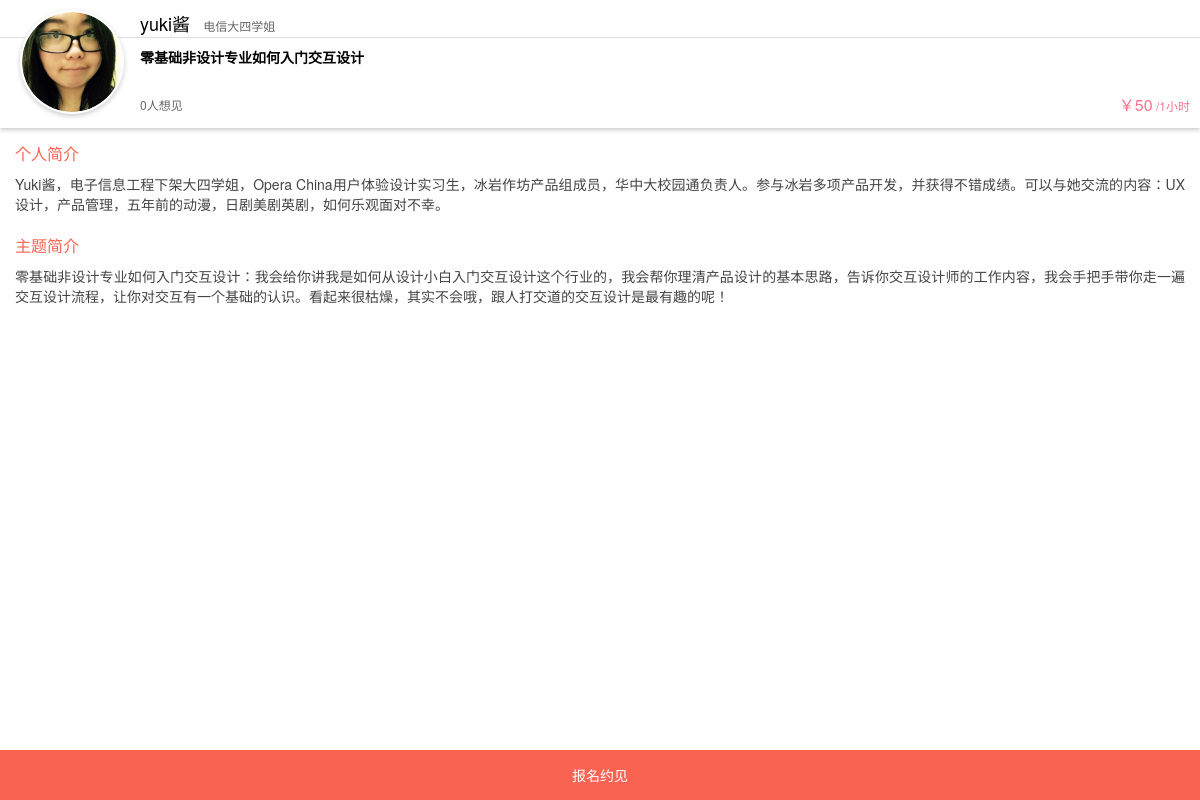
The app's page /detail.php?uid=4 with its own data.
### tables this page shows
CREATE TABLE `helper` (
  `id` int(4) NOT NULL AUTO_INCREMENT,
  `name` varchar(20) NOT NULL,
  `title` varchar(64) NOT NULL,
  `skill_intro` varchar(64) NOT NULL,
  `skill_price` int(4) NOT NULL,
  `skill_time` int(2) NOT NULL,
  `avatar` varchar(128) NOT NULL,
  `see_num` int(2) DEFAULT NULL,
  `person_intro` text NOT NULL,
  `subject_intro` text NOT NULL,
  PRIMARY KEY (`id`)
);

### html/detail.php (the view, shortened to what this page needs)
<!DOCTYPE html>
<html>
<head lang="en">
    <link rel="stylesheet" href="/scss/main/detail.css"/>
</head>
<body id="body-pc-box">
<div class="main">
     <?php
            $uid = $_GET['uid'];
            $res = mysql_query("select * from helper where id =".$uid);
            $num = mysql_num_rows($res);
            $see_num = mysql_num_rows(mysql_query("select * from baoming where help_id =".$uid));
            for($i=0;$i<$num;$i++){
                $msg = mysql_fetch_assoc($res);
                echo '<div class="hj-item">
                        <div class="hj-avatar-wrap">
                            <img class="hj-avatar" src="'.$msg['avatar'].'" alt="头像"/>
                        </div>
                        <p class="head">
                            <span class="hj-name">'.$msg['name'].'</span> <span class="hj-title">'.$msg['title'].'</span>
                        </p>
                        <p class="hj-skill">
                            '.$msg['skill_intro'].'
                        </p>
                        <p class="hj-info clf">
                            <span class="hj-num left">'.$see_num.'人想见</span>
                            <span class="hj-price-wrap right">
                                <span class="hj-price">￥'.$msg['skill_price'].'</span>
                                <span class="hj-time">/'.$msg['skill_time'].'小时</span>
                            </span>
                        </p>
                        <p class="hj-detail-wrap clf"> </p>
                    </div>
                    <div class="intro-content">
                        <p class="detail-header">个人简介</p>
                        <p>'.$msg['person_intro'].'</p>
                        <p class="detail-header">主题简介</p>
                        <p>'.$msg['subject_intro'].'</p>
                    </div>
                    <a href="register.php?uid='.$uid.'"><div class="bottom-bar">报名约见</div></a>
                    ';
            }
        ?>
</div>
</body>
</html>

### scss/main/detail.css (style rules this page uses)
div, html, body, p, ul, li { margin: 0; padding: 0; }
a { text-decoration: none; color: inherit; }
.left { float: left; }
.right { float: right; }
.clf:after { content: " "; display: block; height: 0; visibility: hidden; clear: both; }
.clf { *zoom: 1; }
body { background: #fff; font-size: 12px; -webkit-font-smoothing: antialiased; line-height: 1.5; font-family: "Helvetica neue",Helvetica,Tahoma,"PingFang SC","lantinghei sc","Microsoft Yahei", sans-serif; }
html, body { height: 100%; }
.main { box-sizing: border-box; -webkit-box-sizing: border-box; -moz-box-sizing: border-box; position: relative; height: 100%; padding-top: 128px; padding-bottom: 50px; }
.main .hj-item { position: absolute; top: 0; left: 0; right: 0; box-shadow: 0px 2px 4px #ccc; }
.main .hj-item .hj-avatar-wrap { width: 104px; height: 104px; background-color: #fff; border-radius: 50%; top: 10px; left: 20px; position: absolute; box-shadow: 0px 2px 5px #ccc; text-align: center; }
.main .hj-item .hj-avatar-wrap .hj-avatar { position: relative; top: 2px; width: 100px; height: 100px; border-radius: 50%; }
.main .hj-item .head { padding-left: 140px; padding-top: 10px; border-bottom: 1px solid #ddd; }
.main .hj-item .head .hj-name { font-size: 18px; color: #000; padding-right: 10px; }
.main .hj-item .head .hj-title { color: #666; }
.main .hj-item .hj-skill { padding-top: 10px; padding-right: 10px; font-size: 14px; padding-left: 140px; line-height: 18px; height: 44px; font-weight: bolder; }
.main .hj-item .hj-info { padding: 5px 10px 5px 140px; height: 16px; line-height: 16px; }
.main .hj-item .hj-info span { display: inline-block; }
.main .hj-item .hj-info .hj-num { color: #666; }
.main .hj-item .hj-info .hj-price-wrap { color: #fd728f; }
.main .hj-item .hj-info .hj-price { font-size: 16px; }
.main .hj-item .hj-detail-wrap { height: 10px; }
.main .intro-content { -webkit-overflow-scrolling: touch; padding: 15px; font-size: 14px; height: 100%; overflow: auto; text-align: justify; }
.main .intro-content p { line-height: 1.4; color: #444; margin-bottom: 20px; }
.main .intro-content p.detail-header { font-size: 16px; color: #f96352; margin-bottom: 10px; }
.bottom-bar { background-color: #f96352; position: absolute; font-size: 14px; color: #fff; z-index: 2; bottom: 0; left: 0; right: 0; height: 50px; line-height: 50px; text-align: center; }

### records on screen
helper: avatar (picture), name "yuki酱", title "电信大四学姐", skill_intro "零基础非设计专业如何入门交互设计", skill_price "50", skill_time "1", person_intro "Yuki酱，电子信息工程下架大四学姐，Opera China用户体验设计实习生，冰岩作坊产品组成员，华中大校园通负责人。参与冰岩多项产品开发，并获得不错成绩。可以与她交流的内容：UX设计，产品管理，五年前的动漫，日剧美剧英剧，如何乐观面对不幸。", subject_intro "零基础非设计专业如何入门交互设计：我会给你讲我是如何从设计小白入门交互设计这个行业的，我会帮你理清产品设计的基本思路，告诉你交互设计师的工作内容，我会手把手带你走一遍交互设计流程，让你对交互有一个基础的认识。看起来很枯燥，其实不会哦，跟人打交道的交互设计是最有趣的呢！"
